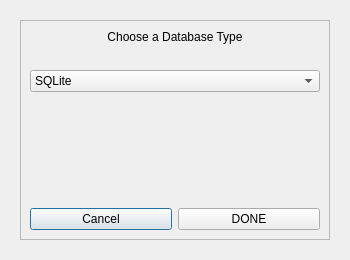
<?xml version="1.0" encoding="UTF-8"?>
<ui version="4.0">
 <class>DatabaseDialog</class>
 <widget class="QDialog" name="DatabaseDialog">
  <property name="windowModality">
   <enum>Qt::ApplicationModal</enum>
  </property>
  <property name="geometry">
   <rect>
    <x>0</x>
    <y>0</y>
    <width>350</width>
    <height>260</height>
   </rect>
  </property>
  <property name="maximumSize">
   <size>
    <width>400</width>
    <height>350</height>
   </size>
  </property>
  <property name="windowTitle">
   <string>Dialog</string>
  </property>
  <layout class="QGridLayout" name="gridLayout">
   <item row="0" column="0">
    <widget class="QStackedWidget" name="stackedWidget">
     <property name="currentIndex">
      <number>0</number>
     </property>
     <widget class="QWidget" name="page">
      <layout class="QGridLayout" name="gridLayout_5">
       <item row="0" column="0">
        <widget class="QFrame" name="frame_3">
         <property name="frameShape">
          <enum>QFrame::StyledPanel</enum>
         </property>
         <property name="frameShadow">
          <enum>QFrame::Raised</enum>
         </property>
         <layout class="QGridLayout" name="gridLayout_6">
          <item row="5" column="0">
           <spacer name="verticalSpacer_2">
            <property name="orientation">
             <enum>Qt::Vertical</enum>
            </property>
            <property name="sizeHint" stdset="0">
             <size>
              <width>20</width>
              <height>83</height>
             </size>
            </property>
           </spacer>
          </item>
          <item row="6" column="0">
           <widget class="QPushButton" name="cancelPushButton">
            <property name="text">
             <string>Cancel</string>
            </property>
           </widget>
          </item>
          <item row="4" column="0" colspan="2">
           <widget class="QComboBox" name="sqlComboBox">
            <item>
             <property name="text">
              <string>SQLite</string>
             </property>
            </item>
            <item>
             <property name="text">
              <string>PostgreSQL</string>
             </property>
            </item>
           </widget>
          </item>
          <item row="6" column="1">
           <widget class="QPushButton" name="nextPushButton">
            <property name="text">
             <string>DONE</string>
            </property>
           </widget>
          </item>
          <item row="3" column="0">
           <spacer name="verticalSpacer_3">
            <property name="orientation">
             <enum>Qt::Vertical</enum>
            </property>
            <property name="sizeType">
             <enum>QSizePolicy::Maximum</enum>
            </property>
            <property name="sizeHint" stdset="0">
             <size>
              <width>20</width>
              <height>20</height>
             </size>
            </property>
           </spacer>
          </item>
          <item row="2" column="0" colspan="2">
           <widget class="QLabel" name="headingLabel">
            <property name="styleSheet">
             <string notr="true"/>
            </property>
            <property name="text">
             <string>Choose a Database Type</string>
            </property>
            <property name="alignment">
             <set>Qt::AlignCenter</set>
            </property>
           </widget>
          </item>
         </layout>
        </widget>
       </item>
      </layout>
     </widget>
     <widget class="QWidget" name="page1">
      <layout class="QGridLayout" name="gridLayout_2">
       <item row="0" column="0">
        <widget class="QFrame" name="frame">
         <property name="frameShape">
          <enum>QFrame::StyledPanel</enum>
         </property>
         <property name="frameShadow">
          <enum>QFrame::Raised</enum>
         </property>
         <layout class="QGridLayout" name="gridLayout_4">
          <item row="4" column="0">
           <spacer name="verticalSpacer_7">
            <property name="orientation">
             <enum>Qt::Vertical</enum>
            </property>
            <property name="sizeType">
             <enum>QSizePolicy::Maximum</enum>
            </property>
            <property name="sizeHint" stdset="0">
             <size>
              <width>20</width>
              <height>10</height>
             </size>
            </property>
           </spacer>
          </item>
          <item row="1" column="0">
           <spacer name="verticalSpacer_6">
            <property name="orientation">
             <enum>Qt::Vertical</enum>
            </property>
            <property name="sizeType">
             <enum>QSizePolicy::Maximum</enum>
            </property>
            <property name="sizeHint" stdset="0">
             <size>
              <width>20</width>
              <height>20</height>
             </size>
            </property>
           </spacer>
          </item>
          <item row="5" column="0">
           <widget class="QLabel" name="label_8">
            <property name="text">
             <string>DB Name :</string>
            </property>
           </widget>
          </item>
          <item row="3" column="0" colspan="2">
           <widget class="QPushButton" name="pushButton">
            <property name="text">
             <string>Set DB filename and path</string>
            </property>
           </widget>
          </item>
          <item row="5" column="1">
           <widget class="QLineEdit" name="sqliteDBLineEdit"/>
          </item>
          <item row="0" column="0" colspan="2">
           <widget class="QLabel" name="label">
            <property name="styleSheet">
             <string notr="true"/>
            </property>
            <property name="text">
             <string>SQLite</string>
            </property>
            <property name="alignment">
             <set>Qt::AlignCenter</set>
            </property>
           </widget>
          </item>
          <item row="6" column="0" colspan="2">
           <spacer name="verticalSpacer">
            <property name="orientation">
             <enum>Qt::Vertical</enum>
            </property>
            <property name="sizeHint" stdset="0">
             <size>
              <width>20</width>
              <height>40</height>
             </size>
            </property>
           </spacer>
          </item>
          <item row="7" column="0" colspan="2">
           <widget class="QPushButton" name="sqliteDonePushButton">
            <property name="text">
             <string>Done</string>
            </property>
           </widget>
          </item>
         </layout>
        </widget>
       </item>
      </layout>
     </widget>
     <widget class="QWidget" name="page2">
      <layout class="QGridLayout" name="gridLayout_3">
       <item row="0" column="0">
        <widget class="QFrame" name="frame_2">
         <property name="frameShape">
          <enum>QFrame::StyledPanel</enum>
         </property>
         <property name="frameShadow">
          <enum>QFrame::Raised</enum>
         </property>
         <layout class="QGridLayout" name="gridLayout_7">
          <item row="4" column="0" colspan="2">
           <widget class="QFrame" name="frame_4">
            <property name="frameShape">
             <enum>QFrame::NoFrame</enum>
            </property>
            <property name="frameShadow">
             <enum>QFrame::Raised</enum>
            </property>
            <property name="lineWidth">
             <number>0</number>
            </property>
            <layout class="QGridLayout" name="gridLayout_8">
             <item row="0" column="0">
              <widget class="QPushButton" name="cancelPushButton2">
               <property name="text">
                <string>Cancel</string>
               </property>
              </widget>
             </item>
             <item row="0" column="1">
              <widget class="QPushButton" name="postgrePushButton">
               <property name="text">
                <string>Done</string>
               </property>
              </widget>
             </item>
            </layout>
           </widget>
          </item>
          <item row="2" column="0">
           <layout class="QVBoxLayout" name="verticalLayout_2">
            <item>
             <widget class="QLabel" name="label_3">
              <property name="text">
               <string>Username :</string>
              </property>
             </widget>
            </item>
            <item>
             <widget class="QLabel" name="label_4">
              <property name="text">
               <string>Password :</string>
              </property>
             </widget>
            </item>
            <item>
             <widget class="QLabel" name="label_5">
              <property name="text">
               <string>DB Name :</string>
              </property>
             </widget>
            </item>
            <item>
             <widget class="QLabel" name="label_6">
              <property name="text">
               <string>IP Address :</string>
              </property>
             </widget>
            </item>
            <item>
             <widget class="QLabel" name="label_7">
              <property name="text">
               <string>Port (opt):</string>
              </property>
             </widget>
            </item>
           </layout>
          </item>
          <item row="1" column="0">
           <spacer name="verticalSpacer_5">
            <property name="orientation">
             <enum>Qt::Vertical</enum>
            </property>
            <property name="sizeType">
             <enum>QSizePolicy::Maximum</enum>
            </property>
            <property name="sizeHint" stdset="0">
             <size>
              <width>20</width>
              <height>20</height>
             </size>
            </property>
           </spacer>
          </item>
          <item row="3" column="1">
           <spacer name="verticalSpacer_4">
            <property name="orientation">
             <enum>Qt::Vertical</enum>
            </property>
            <property name="sizeHint" stdset="0">
             <size>
              <width>20</width>
              <height>40</height>
             </size>
            </property>
           </spacer>
          </item>
          <item row="2" column="1">
           <layout class="QVBoxLayout" name="verticalLayout_3">
            <item>
             <widget class="QLineEdit" name="usernameLineEdit">
              <property name="text">
               <string>postgres</string>
              </property>
             </widget>
            </item>
            <item>
             <widget class="QLineEdit" name="passwordLineEdit">
              <property name="text">
               <string/>
              </property>
              <property name="echoMode">
               <enum>QLineEdit::Password</enum>
              </property>
             </widget>
            </item>
            <item>
             <widget class="QLineEdit" name="postgreDBLineEdit"/>
            </item>
            <item>
             <widget class="QLineEdit" name="ipLineEdit">
              <property name="text">
               <string>localhost</string>
              </property>
             </widget>
            </item>
            <item>
             <widget class="QLineEdit" name="portLineEdit">
              <property name="text">
               <string>5432</string>
              </property>
             </widget>
            </item>
           </layout>
          </item>
          <item row="0" column="0" colspan="2">
           <widget class="QLabel" name="label_2">
            <property name="styleSheet">
             <string notr="true"/>
            </property>
            <property name="frameShadow">
             <enum>QFrame::Raised</enum>
            </property>
            <property name="text">
             <string>PostgreSQL</string>
            </property>
            <property name="alignment">
             <set>Qt::AlignCenter</set>
            </property>
            <property name="wordWrap">
             <bool>false</bool>
            </property>
           </widget>
          </item>
         </layout>
        </widget>
       </item>
      </layout>
     </widget>
    </widget>
   </item>
  </layout>
 </widget>
 <resources/>
 <connections>
  <connection>
   <sender>cancelPushButton</sender>
   <signal>clicked()</signal>
   <receiver>DatabaseDialog</receiver>
   <slot>close()</slot>
   <hints>
    <hint type="sourcelabel">
     <x>99</x>
     <y>202</y>
    </hint>
    <hint type="destinationlabel">
     <x>174</x>
     <y>120</y>
    </hint>
   </hints>
  </connection>
  <connection>
   <sender>cancelPushButton2</sender>
   <signal>clicked()</signal>
   <receiver>DatabaseDialog</receiver>
   <slot>close()</slot>
   <hints>
    <hint type="sourcelabel">
     <x>104</x>
     <y>193</y>
    </hint>
    <hint type="destinationlabel">
     <x>174</x>
     <y>120</y>
    </hint>
   </hints>
  </connection>
 </connections>
</ui>
